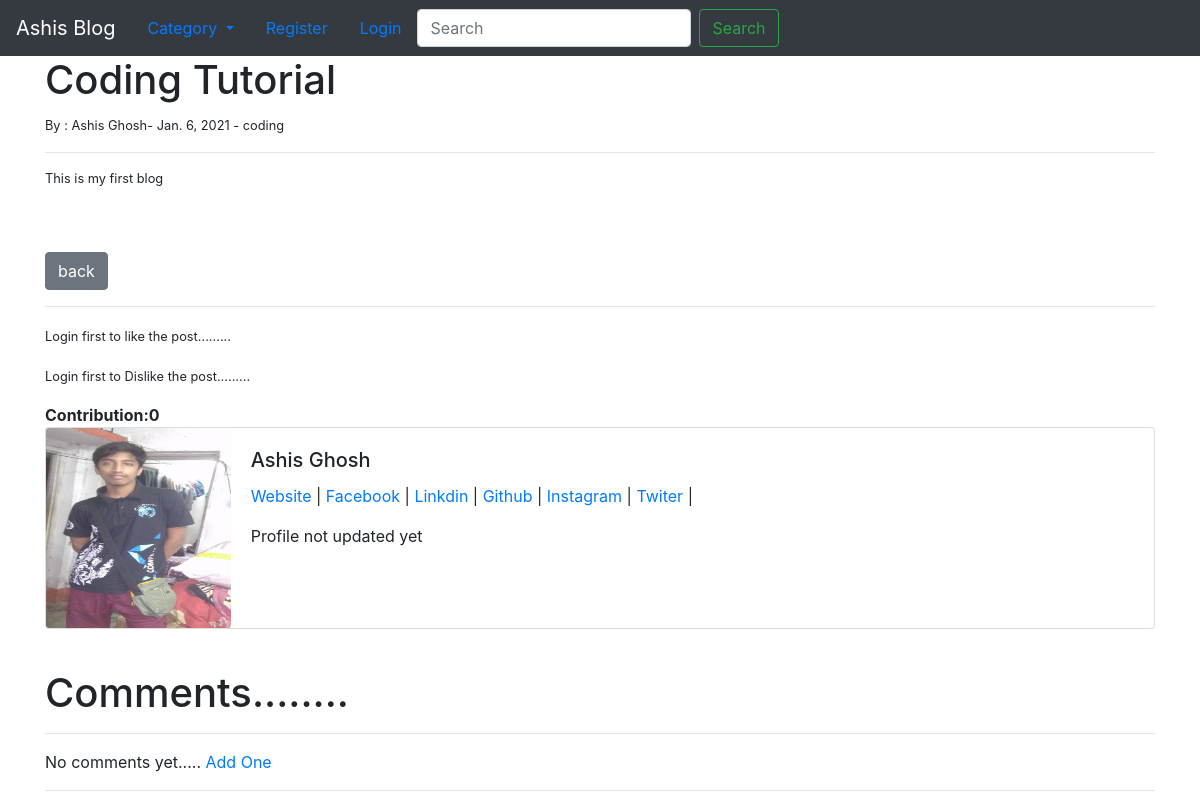
The app's page /article/1/ with its own data.
### blog/models.py (models this page shows, shortened)
class Post(models.Model):
	title = models.CharField(max_length=250)
	title_tag = models.CharField(max_length=250,default="Ashis Blog")
	header_image = models.ImageField(null=True,blank=True,upload_to='images/')
	author = models.ForeignKey(User,on_delete = models.CASCADE)
	body = RichTextField(blank=True,null=True)
	post_date = models.DateField(auto_now_add = True)
	category = models.CharField(max_length=255,default = 'coding')
	likes = models.ManyToManyField(User,related_name = 'blog_posts')
	dislikes = models.ManyToManyField(User,related_name = 'blog_posts1')
	def total_likes(self):
		return self.likes.count() - self.dislikes.count()

class Profile(models.Model):
	user = models.OneToOneField(User,null=True,on_delete=models.CASCADE,related_name = 'profile')
	bio = models.TextField(default="Profile not updated yet")
	pic = models.ImageField(null=True,blank=True,upload_to='images/')
	website_url = models.CharField(null=True,max_length=250)
	linkdin_url = models.CharField(null=True,max_length=250)
	facebook_url = models.CharField(null=True,max_length=250)
	github_url = models.CharField(null=True,max_length=250)
	instagram_url = models.CharField(null=True,max_length=250)
	twiter_url = models.CharField(null=True,max_length=250)

### blog/views.py (the view)
# urls.py: path('article/<int:pk>/',Articledetails.as_view(),name='article'),
class Articledetails(DetailView):
	model = Post
	template_name = 'detail.html'
	def get_context_data(self,*args,**kwargs):
		cat_menu = Category.objects.all()
		context = super(Articledetails,self).get_context_data(*args,**kwargs)
		context['cat_menu'] = cat_menu
		post = get_object_or_404(Post,id=self.kwargs['pk'])
		liked = False
		if post.likes.filter(id=self.request.user.id).exists():
			liked = True
		disliked = False
		if post.dislikes.filter(id=self.request.user.id).exists():
			disliked = True
		context['total_likes'] = post.total_likes()
		context['liked'] = liked
		context['disliked'] = disliked
		return context

### blog/models.py (called while the page is built)
	def __str__(self):
		return self.name

### blog/templates/detail.html (shortened to what this page needs)
{% extends 'bash.html' %}
{% load static %}
{% block content %}
<h1>{{ post.title }}</h1>
<small>By : {{post.author.first_name}} {{post.author.last_name}}- {{post.post_date}} - {{post.category}}
<hr>
{{post.body | safe}}
</small>
<br><br>
<a href="{% url 'home'%}" class="btn btn-secondary">back</a>
<br/>
<hr/>
<form action="{% url 'like_post' post.pk %}" class="form-group" method="POST">
	{% if user.is_authenticated %}
		<button type="submit" name = 'post_id' value ="{{post.id}}" class="btn btn-primary bt-sm">Like</button>
	{% else %}
		<small>Login first to like the post.........</small>
	{% endif %}
</form>
<form action="{% url 'dislike_post' post.pk %}" class="form-group" method="POST">
	{% if user.is_authenticated %}
		<button type="submit" name = 'post_id1' value ="{{post.id}}" class="btn btn-danger bt-sm">UnLike</button>
	{% else %}
		<small>Login first to Dislike the post.........</small>
	{% endif %}
</form>
<strong>Contribution:{{total_likes}}</strong>
<div class="card mb-3">
  <div class="row no-gutters">
    <div class="col-md-2">
    	{% if post.author.profile.pic %}
      		<img src="{{post.author.profile.pic.url}}" class="card-img" width="100" height="200">
      	{% else %}
      		<img src="{% static 'images/ashis.jpg'%}" class="card-img" width="100" height="200">
      	{% endif %}
    </div>
    <div class="col-md-8">
      <div class="card-body">
        <h5 class="card-title">{{post.author.first_name}} {{post.author.last_name}}</h5>
        <p>
        	{% if post.author.profile.website_url %}
        		<a href="{{post.author.profile.website_url}}">Website</a> |
        	{% endif %}
        	{% if post.author.profile.facebook_url %}
        		<a href="{{post.author.profile.facebook_url}}">Facebook</a> |
        	{% endif %}
        	{% if post.author.profile.linkdin_url %}
        		<a href="{{post.author.profile.linkdin_url}}">Linkdin</a> |
        	{% endif %}
        	{% if post.author.profile.github_url %}
        		<a href="{{post.author.profile.github_url}}">Github</a> |
        	{% endif %}
        	{% if post.author.profile.instagram_url %}
        		<a href="{{post.author.profile.instagram_url}}">Instagram</a> |
        	{% endif %}
        	{% if post.author.profile.twiter_url %}
        		<a href="{{post.author.profile.twiter_url}}">Twiter</a> |
        	{% endif %}
        </p>
        <p class="card-text">{{post.author.profile.bio}}</p>
     </div>
    </div>
  </div>
</div>
<br/>
<h1>Comments........</h1>
<hr/>
{% if not post.comments.all%}
  No comments yet.....<a href="#"> Add One</a>
{% endif %}
<hr/>
{% endblock %}

### records on screen
Post: title "Coding Tutorial", author.first_name "Ashis", author.last_name "Ghosh", post_date "Jan. 6, 2021", category "coding", body "This is my first blog", author.profile.bio "Profile not updated yet"

### other values on screen
{{ total_likes }} "0"
